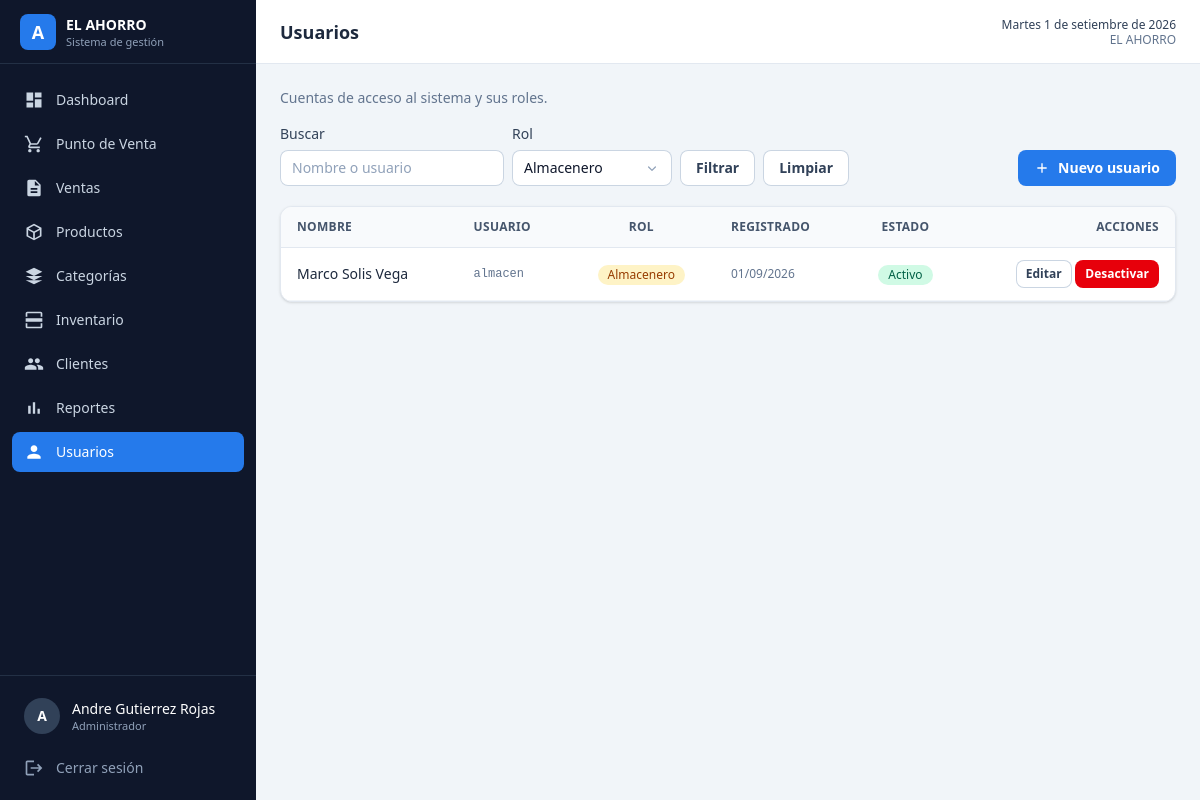
/pages/usuarios.php?rol=Almacenero (signed in), run on the app's committed database.
### tables this page shows
CREATE TABLE usuarios (
    id_usuario         INT AUTO_INCREMENT PRIMARY KEY,
    nombre             VARCHAR(100)  NOT NULL,
    usuario            VARCHAR(50)   NOT NULL,
    password           VARCHAR(255)  NOT NULL,
    email              VARCHAR(100)  NULL,
    rol                ENUM('SuperAdministrador','Administrador','Cajero','Almacenero') NOT NULL DEFAULT 'Cajero',
    estado             TINYINT(1)    NOT NULL DEFAULT 1,
    reset_token_hash   VARCHAR(255)  NULL,
    reset_token_expira DATETIME      NULL,
    created_at         TIMESTAMP     NOT NULL DEFAULT CURRENT_TIMESTAMP,
    updated_at         TIMESTAMP     NULL DEFAULT NULL ON UPDATE CURRENT_TIMESTAMP,
    CONSTRAINT uq_usuarios_usuario UNIQUE (usuario)
);

### config.php (called while the page is built, shortened)
<?php
function e($valor)
{
    return htmlspecialchars((string) $valor, ENT_QUOTES, 'UTF-8');
}
function fecha_corta($valor)
{
    return date('d/m/Y', strtotime($valor));
}

### database/Conexion.php (called while the page is built)
<?php
class Conexion
{
    private static $instancia = null;
    public static function conectar()
    {
        if (self::$instancia !== null) {
            return self::$instancia;
        }
        try {
            $host = $_ENV['DB_HOST'] ?? (getenv('DB_HOST') ?: 'localhost');
            $db   = $_ENV['DB_NAME'] ?? (getenv('DB_NAME') ?: 'minimarket');
            $user = $_ENV['DB_USER'] ?? (getenv('DB_USER') ?: 'root');
            $pass = $_ENV['DB_PASS'] ?? (getenv('DB_PASS') ?: '');
            $conexion = new PDO(
                'mysql:host=' . $host . ';dbname=' . $db . ';charset=utf8mb4',
                $user,
                $pass,
                [
                    PDO::ATTR_ERRMODE            => PDO::ERRMODE_EXCEPTION,
                    PDO::ATTR_DEFAULT_FETCH_MODE => PDO::FETCH_ASSOC,
                    PDO::ATTR_EMULATE_PREPARES   => false,
                ]
            );
            self::$instancia = $conexion;
            return $conexion;
        } catch (PDOException $e) {
            die('Error de conexión a la base de datos: ' . $e->getMessage());
        }
    }
}

### controllers/UsuarioController.php (called while the page is built, shortened)
<?php
require_once __DIR__ . '/../models/Usuario.php';
class UsuarioController
{
    private $modelo;
    public function __construct()
    {
        $this->modelo = new Usuario();
    }
    public function listar($busqueda = '', $rol = '')
    {
        return $this->modelo->listar($busqueda, $rol);
    }
}

### models/Usuario.php (called while the page is built, shortened)
<?php
require_once __DIR__ . '/../database/Conexion.php';
class Usuario
{
    private $conexion;
    public function __construct()
    {
        $this->conexion = Conexion::conectar();
    }
    public function listar($busqueda = '', $rol = '')
    {
        $sql = "
            SELECT id_usuario, nombre, usuario, rol, estado, created_at
            FROM usuarios
            WHERE 1 = 1
        ";
        $parametros = [];
        if ($rol !== '') {
            $sql .= " AND rol = :rol";
            $parametros[':rol'] = $rol;
        }
        $sql .= " ORDER BY nombre ASC";
        $stmt = $this->conexion->prepare($sql);
        $stmt->execute($parametros);
        return $stmt->fetchAll();
    }
}

### middleware/Auth.php (called while the page is built, shortened)
<?php
class Auth
{
    public static function id()
    {
        return $_SESSION['usuario']['id_usuario'] ?? null;
    }
}

### pages/usuarios.php (the view, shortened to what this page needs)
<?php
require_once __DIR__ . '/../config.php';
require_once __DIR__ . '/../middleware/Auth.php';
require_once __DIR__ . '/../controllers/UsuarioController.php';
$controlador = new UsuarioController();
$busqueda = trim($_GET['q'] ?? '');
$rol      = $_GET['rol'] ?? '';
$usuarios = $controlador->listar($busqueda, $rol);
require __DIR__ . '/../components/layout_inicio.php';
?>
<p class="mb-4 text-sm text-slate-500">Cuentas de acceso al sistema y sus roles.</p>
<div class="mb-5 flex flex-wrap items-end justify-between gap-3">
    <form method="GET" action="<?= BASE_URL ?>usuarios" class="flex flex-wrap items-end gap-2">
        <div>
            <label for="q" class="etiqueta">Buscar</label>
            <input type="search" id="q" name="q" value="<?= e($busqueda) ?>"
                class="campo w-56" placeholder="Nombre o usuario">
        </div>
        <div>
            <label for="rol" class="etiqueta">Rol</label>
        </div>
        <button type="submit" class="btn-secundario">Filtrar</button>
        <a href="<?= BASE_URL ?>usuarios" class="btn-secundario">Limpiar</a>
    </form>
    <button type="button" class="btn-primario" onclick="abrirModal()">
        <svg class="h-4 w-4" viewBox="0 0 24 24" fill="currentColor">
            <path d="M19 13h-6v6h-2v-6H5v-2h6V5h2v6h6v2z" />
        </svg>
        Nuevo usuario
    </button>
</div>
<div class="tarjeta overflow-hidden">
    <div class="hidden overflow-x-auto sm:block">
        <table class="tabla">
            <thead>
                <tr>
                    <th>Nombre</th>
                    <th>Usuario</th>
                    <th class="text-center">Rol</th>
                    <th>Registrado</th>
                    <th class="text-center">Estado</th>
                    <th class="text-right">Acciones</th>
                </tr>
            </thead>
            <tbody>
                <?php foreach ($usuarios as $usuario): ?>
                    <tr>
                        <td class="font-medium text-slate-800">
                            <?= e($usuario['nombre']) ?>
                        </td>
                        <td class="font-mono text-xs text-slate-500"><?= e($usuario['usuario']) ?></td>
                        <td class="text-center">
                            <?php
                            $claseRol = match ($usuario['rol']) {
                                'SuperAdministrador' => 'badge-morado',
                                'Administrador'       => 'badge-azul',
                                'Almacenero'          => 'badge-ambar',
                                default               => 'badge-gris',
                            };
                            ?>
                            <span class="<?= $claseRol ?>">
                                <?= e($usuario['rol']) ?>
                            </span>
                        </td>
                        <td class="text-xs text-slate-500"><?= fecha_corta($usuario['created_at']) ?></td>
                        <td class="text-center">
                            <?php if ((int) $usuario['estado'] === 1): ?>
                                <span class="badge-verde">Activo</span>
                            <?php else: ?>
                                <span class="badge-gris">Inactivo</span>
                            <?php endif; ?>
                        </td>
                        <td class="text-right whitespace-nowrap">
                            <?php if ($usuario['rol'] === 'SuperAdministrador'): ?>
                                <span class="text-xs text-slate-400">Cuenta fija</span>
                            <?php elseif ($usuario['rol'] === 'Administrador' && !Auth::esSuperAdministrador() && (int) $usuario['id_usuario'] !== Auth::id()): ?>
                                <span class="text-xs text-slate-400">Solo el SuperAdministrador puede editarlo</span>
                            <?php else: ?>
                                <button type="button" class="btn-secundario btn-sm"
                                    onclick='editar(<?= json_encode($usuario, JSON_HEX_APOS | JSON_HEX_QUOT) ?>)'>
                                    Editar
                                </button>
                                <?php if ((int) $usuario['id_usuario'] !== Auth::id()): ?>
                                    <form method="POST" action="<?= BASE_URL ?>usuarios" class="inline">
                                        <button type="submit"
                                            class="<?= (int) $usuario['estado'] === 1 ? 'btn-peligro' : 'btn-exito' ?> btn-sm">
                                            <?= (int) $usuario['estado'] === 1 ? 'Desactivar' : 'Activar' ?>
                                        </button>
                                    </form>
                                <?php endif; ?>
                            <?php endif; ?>
                        </td>
                    </tr>
                <?php endforeach; ?>
            </tbody>
        </table>
    </div>
</div>
<?php require __DIR__ . '/../components/layout_fin.php'; ?>

### data on the page
usuarios: nombre "Marco Solis Vega", usuario "almacen", rol "Almacenero", created_at "01/09/2026", estado "Activo"

### other printed values
$__nombreComercial "EL AHORRO"
$item['texto'] "Dashboard"
$item['texto'] "Punto de Venta"
$item['texto'] "Ventas"
$item['texto'] "Productos"
$item['texto'] "Categorías"
$item['texto'] "Inventario"
$item['texto'] "Clientes"
$item['texto'] "Reportes"
$item['texto'] "Usuarios"
mb_strtoupper(mb_substr(Auth::nombre(), 0, 1)) "A"
Auth::nombre() "Andre Gutierrez Rojas"
$__rolActual "Administrador"
$titulo "Usuarios"
strftime_es() "Martes 1 de setiembre de 2026"
